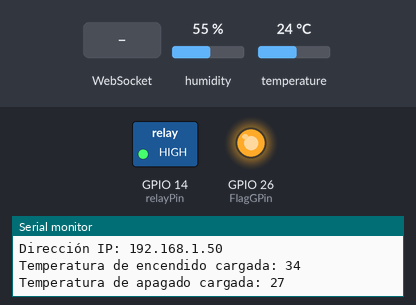
A sketch run on a simulated ESP8266 (NodeMCU). Shown: switched loads named in the sketch (green lamp = pin HIGH), output pins drawn as LEDs (lit = HIGH), the last lines printed to the serial monitor. Inputs (shaded band) come from the test bench; at power-on: humidity 55 %, temperature 24 °C. WiFi joins after 1.5 s; servers stay silent unless stated; uploads are accepted with an empty reply; storage starts empty; EEPROM starts erased.

Above: at 3.2 s.
3.3 s: WebSocket text "ledon" received
At 4.2 s:
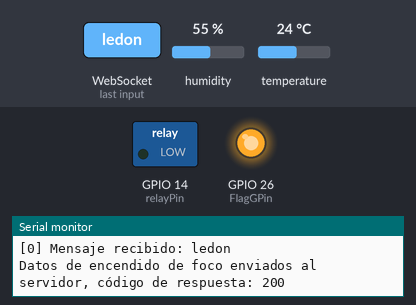
7.3 s: WebSocket text "ledoff" received
At 8.4 s:
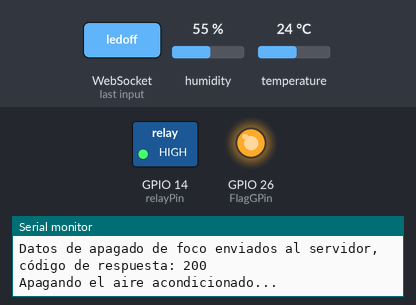
Timing chart, 0 to 10.3 s (numbered marks = the images above; inputs shaded):
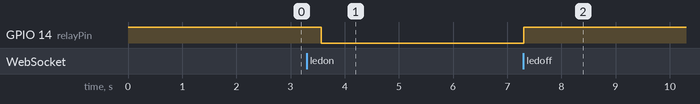

Measured:
- after the input at 3.3 s, GPIO 14 (relayPin): HIGH → LOW after 0.26 s
- after the input at 7.3 s, GPIO 14 (relayPin): LOW → HIGH at once

The sketch:

HomeControl.ino
```cpp
/* ------------------------------------------------ Librerías ------------------------------------------------ */

#include <WiFi.h>                     // Conexión red WiFi
#include <Preferences.h>              // Almacenar varibles en memoria flash
#include <ESPmDNS.h>                  // Agregar una mDNS a la URL del proycto "http//HomeControl.local"
#include <SPIFFS.h>                   // Almacenar archivos memoria flash ESP32
#include <HTTPClient.h>               // Envio de peticiones tipo POST

/* Librerías WebServer */
#include <AsyncTCP.h>                 // Funciones Assincronas para el WebServer
#include <ESPAsyncWebServer.h>        // Creación de un WebServer
#include <WebSocketsServer.h>         // Funciones de WebSockets para envio y recepcion de datos
#include <ArduinoJson.h>              // Uso de datos tipo JSON

/* Librerías IR */
#include <Arduino.h>
#include <IRsend.h>                   // Decodificación y envio de señales IR
#include <IRremoteESP8266.h>          // Uso de tecninologias IR con ESP32 y ESP8266

#include <DHT.h>                      // Sensor DHT11


/* ------------------------------------------------ Constantes y Variables ------------------------------------------------ */

const char* ssid = "JMROSALIN";       // Nombre de la Red Wifi
const char* password = "Camlu1831";   // Contraseña de la Red Wifi

const int MAX_CLIENTS = 5;            // Número máximo de clientes WebSocket
IPAddress connectedIP[MAX_CLIENTS];   // Variable global para guardar IPs conectadas
bool isConnected[MAX_CLIENTS];        // Variable global para saber si un cliente está conectado


/* ------------------------------------------------ API Google APP Scripts para envio de datos a Google Sheets ------------------------------------------------ */
const char* scriptUrl = "https://script.google.com/macros/s/AKfycbz_I72eyparILFbkHZCf44kVZIQTuI88gF1SDMuLi7a3FWfhaks-x5FFra2MkgUTtzHTA/exec";
/* ------------------------------------------------ API Google APP Scripts para envio de datos a Google Sheetss ------------------------------------------------ */


unsigned long anteriorMillis = 0;     // Tiempo de envio de lectura de temperatura
const long intervalo = 2500;          // Intervalo de 2 segundos y medio

bool aireEncendido = false;

int setTempOn = 34;                   // Temperatura Default de Encendido del AC
int setTempOff = 27;                  // Temperatura Default de Apagado del AC

Preferences preferences;


/* ------------------------------------------------ Pins / Inicializaciones ------------------------------------------------ */

#define IR_LED_PIN 4                  // Pin Led Emisor IR
IRsend irSender(IR_LED_PIN);

#define relayPin 14                   // Pin del Relay

#define FlagGPin 26                   // Bandera de servidor encendido

#define DHTPIN 27                     // Pin del sensor Temperatura
#define DHTTYPE DHT11                 // Tipo de sensor
DHT dht(DHTPIN, DHTTYPE);

AsyncWebServer server(80);
WebSocketsServer webSocket(81);


/*--------------------------------------------- Codigos del Aire acondicionado ------------------------------------------*/
uint16_t POWER_ON[299] = {4382, 4404,  526, 1648,  502, 552,  524, 1648,  502, 1646,  504, 550,  524, 550,  526, 1646,  504, 550,  524, 550,  524, 1646,  506, 548,  528, 550,  524, 1644,  504, 1648,  502, 550,  526, 1646,  506, 550,  524, 548,  526, 1646,  504, 1646,  504, 1654,  500, 1644,  506, 1648,  502, 1648,  506, 1644,  504, 1648,  504, 550,  524, 548,  528, 550,  524, 550,  526, 550,  526, 548,  526, 548,  528, 548,  526, 548,  528, 548,  526, 548,  524, 550,  528, 550,  524, 548,  526, 1646,  508, 1644,  506, 1644,  506, 1646,  506, 1644,  504, 1646,  504, 1644,  508, 1644,  506, 5218,  4384, 4406,  526, 1642,  508, 570,  508, 1642,  508, 1644,  506, 568,  504, 572,  508, 1640,  508, 570,  508, 568,  532, 1616,  506, 572,  506, 568,  508, 1644,  502, 1626,  526, 572,  506, 1622,  528, 568,  508, 566,  508, 1622,  534, 1614,  536, 1616,  530, 1620,  532, 1618,  534, 1616,  532, 1620,  528, 1622,  530, 546,  524, 552,  524, 548,  524, 550,  526, 550,  524, 550,  524, 550,  526, 550,  524, 552,  524, 552,  522, 554,  522, 552,  524, 552,  520, 552,  526, 1644,  506, 1644,  506, 1648,  502, 1646,  506, 1646,  504, 1646,  504, 1644,  506, 1646,  504, 5242,  4360, 4430,  500, 1652,  500, 1648,  502, 576,  500, 1652,  498, 574,  498, 1652,  498, 576,  498, 1654,  496, 576,  496, 1656,  494, 1656,  496, 580,  494, 580,  496, 1680,  444, 630,  468, 606,  466, 610,  466, 610,  464, 608,  466, 610,  464, 608,  466, 608,  466, 608,  466, 608,  466, 608,  468, 608,  466, 610,  466, 1684,  464, 610,  466, 608,  470, 606,  466, 610,  464, 608,  468, 608,  468, 608,  464, 608,  466, 608,  466, 608,  466, 612,  464, 610,  464, 612,  464, 1686,  462, 612,  462, 612,  464, 1686,  464, 610,  466, 612,  462, 1712,  440};
#define POWER_OFF 0xB27BE0                                          // Código para apagar el AC
/*--------------------------------------------- Codigos del Aire acondicionado ------------------------------------------*/


void setup() {

  irSender.begin();                   // Comienza la comunicación con el emisor IR
  dht.begin();                        // Comienza la comunicación con el sensor DHT11
  Serial.begin(115200, SERIAL_8N1);

  pinMode(FlagGPin, OUTPUT);
  pinMode(relayPin, OUTPUT);
  digitalWrite(relayPin, HIGH);        // Inicialmente apagar el relé

  /* ------------------------------------------------ Inicializar SPIFFS ------------------------------------------------ */

  if (!SPIFFS.begin(true)) {
    Serial.println("Error al inicializar SPIFFS");
    return;
  }


  /* ------------------------------------------------ Conexión a la red Wi-Fi ------------------------------------------------ */

  Serial.print("Conectando a la red WiFi: ");
  Serial.println(ssid);

  WiFi.begin(ssid, password);
  while (WiFi.status() != WL_CONNECTED) {
    delay(2000);
    Serial.print(".");
  }
  Serial.println("Conexión establecida WiFi");
  Serial.print("Dirección IP: ");
  Serial.println(WiFi.localIP());


  /* ------------------------------------------------ Inicializar mDNS ------------------------------------------------ */

  if (!MDNS.begin("homecontrol")) {             // Nombre de la URL
    Serial.println("Error al iniciar mDNS");
    return;
  }
  MDNS.addService("http", "tcp", 80);


  /* ------------------------------------------------ Inicializar NVS ------------------------------------------------ */

  preferences.begin("my-app", false);

  setTempOn = preferences.getInt("setTempOn", 34);          // 34 es el valor predeterminado si no se encuentra
  setTempOff = preferences.getInt("setTempOff", 27);        // 27 es el valor predeterminado si no se encuentra


  Serial.printf("Temperatura de encendido cargada: %d\n", setTempOn);
  Serial.printf("Temperatura de apagado cargada: %d\n", setTempOff);


  /* ------------------------------------------------ Ruta para la raiz / Pagina Web ------------------------------------------------ */

  server.on("/", HTTP_GET, [](AsyncWebServerRequest * request) {
    request->send(SPIFFS, "/index.html", "text/html");
  });


  /* ------------------------------------------------ Inicnio del servidor ------------------------------------------------ */

  server.begin();

  if (WiFi.status() == WL_CONNECTED) {
    digitalWrite(FlagGPin, HIGH);
  }

  webSocket.begin();                                  // WebSocket event handler
  webSocket.onEvent(webSocketEvent);                  // WebSocket event handler
}


void loop() {

  unsigned long actualMillis = millis();

  if (actualMillis - anteriorMillis >= intervalo) {
    anteriorMillis = actualMillis;

    float humedad = dht.readHumidity();               // leer la temperatura
    float temperatura = dht.readTemperature();        // leer la humedad

    webSocket.broadcastTXT("hum-" + String(humedad));
    webSocket.broadcastTXT("tmp-" + String(temperatura));

    // Verificar si la temperatura es mayor o igual a TEMPERATURA DE ENCENDIDO = encender el aire acondicionado
    if (temperatura >= setTempOn && !aireEncendido) {
      for (int i = 0; i < 2; i++) {
        irSender.sendRaw(POWER_ON, 299, 38);
        delay(350); // Esperar un poco entre cada repetición
      }
      Serial.println("Encendiendo el aire acondicionado...");
      aireEncendido = true;
    }

    // Verificar si la temperatura es menor TEMPERATURA DE APAGADO = apagar el aire acondicionado
    if (temperatura < setTempOff) {
      for (int i = 0; i < 2; i++) {
        irSender.sendCOOLIX(POWER_OFF, 24);
        delay(350); // Esperar un poco entre cada repetición
      }
      Serial.println("Apagando el aire acondicionado...");
      aireEncendido = false;
    }

  }

  webSocket.loop();                                   // Mantener la comunicación del WebSocket activa
}


void webSocketEvent(uint8_t num, WStype_t type, uint8_t * payload, size_t length) {
  IPAddress ip = webSocket.remoteIP(num);                                                                   // Obtención de IP
  String ipStr = String(ip[0]) + "." + String(ip[1]) + "." + String(ip[2]) + "." + String(ip[3]);           // Guardado de IP en variable String

  switch (type) {
    case WStype_CONNECTED: {
        IPAddress ip = webSocket.remoteIP(num);
        String ipStr = String(ip[0]) + "." + String(ip[1]) + "." + String(ip[2]) + "." + String(ip[3]);
        connectedIP[num] = ip;                                                                              // Guardado de IP de usario actual conectado
        isConnected[num] = true;                                                                            // Guardado de estado de IP a conexión

        /* ------------------------------------------------ Envio de datos de CONEXIÓN por medio de formato POST ------------------------------------------------ */
        Serial.printf("[%u] Conectado: %s\n", num, ipStr.c_str());
        String dataConexion = "{\"type\":\"conexion\",\"IP\":\"" + ipStr + "\",\"Estado\":\"Conectado\"}";  // Archivo JSON con información de usuario CONECTADO

        HTTPClient http;
        http.begin(scriptUrl);
        http.addHeader("Content-Type", "application/json");
        int httpResponseCode = http.POST(dataConexion);
        if (httpResponseCode > 0) {
          Serial.printf("Datos de conexión enviados al servidor, código de respuesta: %d\n", httpResponseCode);
        } else {
          Serial.printf("Error al enviar datos de conexión al servidor, código de respuesta: %d\n", httpResponseCode);
        }
        http.end();
        /* ------------------------------------------------ Envio de datos de CONEXIÓN por medio de formato POST ------------------------------------------------ */

        webSocket.broadcastTXT("ph1-" + String(setTempOn));       // Actualización del Valor de ENCENDIDO en el Placeholder
        webSocket.broadcastTXT("ph2-" + String(setTempOff));      // Actualización del Valor de APAGADO en el Placeholder

        break;
      }

    case WStype_DISCONNECTED: {
        IPAddress ip = connectedIP[num];;                                                                           // Revision de IP de usuario que se desconeto
        String ipStr = String(ip[0]) + "." + String(ip[1]) + "." + String(ip[2]) + "." + String(ip[3]);
          isConnected[num] = false;                                                                                   // Guardado de estado de IP a desconexión

        /* ------------------------------------------------ Envio de datos de DESCONEXIÓN por medio de formato POST ------------------------------------------------ */
        Serial.printf("[%u] Desconectado: %s\n", num, ipStr.c_str());
        String dataDesconexion = "{\"type\":\"conexion\",\"IP\":\"" + ipStr + "\",\"Estado\":\"Desconectado\"}";    // Archivo JSON con información de usuario DESCONECTADO

        HTTPClient http;
        http.begin(scriptUrl);
        http.addHeader("Content-Type", "application/json");
        int httpResponseCode = http.POST(dataDesconexion);
        if (httpResponseCode > 0) {
          Serial.printf("Datos de desconexión enviados al servidor, código de respuesta: %d\n", httpResponseCode);
        } else {
          Serial.printf("Error al enviar datos de desconexión al servidor, código de respuesta: %d\n", httpResponseCode);
        }
        http.end();
        /* ------------------------------------------------ Envio de datos de DESCONEXIÓN por medio de formato POST ------------------------------------------------ */
        break;
      }

    case WStype_TEXT: {
        Serial.printf("[%u] Mensaje recibido: %s\n", num, payload);
        String msg = String((char *)payload);

        /* ------------------------------------------------ Envio de datos de ENCENDIDO del Foco por medio de formato POST ------------------------------------------------ */
        if (msg.equalsIgnoreCase("ledon")) {                                                                        // Se recibe mensaje desde el WebServer para ENCENDER el Foco
          digitalWrite(relayPin, LOW);                                                                              // Se ENCIENDE el Foco


          String dataFocoOn = "{\"type\":\"foco\",\"IP\":\"" + ipStr + "\",\"Estado\":\"Encendido\"}";              // Archivo JSON con información de Foco ENCENDIDO

          HTTPClient http;
          http.begin(scriptUrl);
          http.addHeader("Content-Type", "application/json");
          int httpResponseCode = http.POST(dataFocoOn);
          if (httpResponseCode > 0) {
            Serial.printf("Datos de encendido de foco enviados al servidor, código de respuesta: %d\n", httpResponseCode);
          } else {
            Serial.printf("Error al enviar datos de encendido de foco al servidor, código de respuesta: %d\n", httpResponseCode);
          }
          http.end();
          /* ------------------------------------------------ Envio de datos de ENCENDIDO del Foco por medio de formato POST ------------------------------------------------ */

          /* ------------------------------------------------ Envio de datos de APAGADO del Foco por medio de formato POST ------------------------------------------------ */
        } else if (msg.equalsIgnoreCase("ledoff")) {                                                                // Se recibe mensaje desde el WebServer para APAGAR el Foco
          digitalWrite(relayPin, HIGH);                                                                             // Se APAGA el Foco


          String dataFocoOff = "{\"type\":\"foco\",\"IP\":\"" + ipStr + "\",\"Estado\":\"Apagado\"}";               // Archivo JSON con información de Foco APAGADO

          HTTPClient http;
          http.begin(scriptUrl);
          http.addHeader("Content-Type", "application/json");
          int httpResponseCode = http.POST(dataFocoOff);
          if (httpResponseCode > 0) {
            Serial.printf("Datos de apagado de foco enviados al servidor, código de respuesta: %d\n", httpResponseCode);
          } else {
            Serial.printf("Error al enviar datos de apagado de foco al servidor, código de respuesta: %d\n", httpResponseCode);
          }
          http.end();
          /* ------------------------------------------------ Envio de datos de APAGADO del Foco por medio de formato POST ------------------------------------------------ */


          /* ------------------------------------------------ Envio de datos de CONFIGURACIÓN del AC por medio de formato POST ------------------------------------------------ */
        } else {
          StaticJsonDocument<200> doc;
          DeserializationError error = deserializeJson(doc, msg);
          if (!error) {
            if (doc["type"] == "set_temperatures") {                                // Se recibe un archivo JSON  desde el WebServer para cambiar ENCENDIDO/APAGADO del AC
              setTempOn = doc["valueOn"];                                           // Valor de ENCENDIDO
              webSocket.broadcastTXT("ph1-" + String(setTempOn));                   // Actualización del Valor de ENCENDIDO en el Placeholder
              setTempOff = doc["valueOff"];                                         // Valor de APAGADO
              webSocket.broadcastTXT("ph2-" + String(setTempOff));                  // Actualización del Valor de APAGADO en el Placeholder

              Serial.printf("Nueva temperatura de encendido: %d\n", setTempOn);
              Serial.printf("Nueva temperatura de apagado: %d\n", setTempOff);

              Serial.println(" ");
              irSender.sendCOOLIX(POWER_OFF, 24);
              Serial.println("Apagando el aire acondicionado...");
              Serial.println(" ");

              aireEncendido = false;

              preferences.putInt("setTempOn", setTempOn);                           // Guardar las nuevas temperaturas de ENCENDIDO en NVS
              preferences.putInt("setTempOff", setTempOff);                         // Guardar las nuevas temperaturas de APAGADO en NVS

              /* ------------------------------------------------ Archivo JSON con información de CONFIGURACIÓN del AC ------------------------------------------------ */
              String dataAire = "{\"type\":\"aire\",\"IP\":\"" + ipStr + "\",\"Encendido\":" + String(setTempOn) + ",\"Apagado\":" + String(setTempOff) + "}";
              /* ------------------------------------------------ Archivo JSON con información de CONFIGURACIÓN del AC ------------------------------------------------ */

              HTTPClient http;
              http.begin(scriptUrl);
              http.addHeader("Content-Type", "application/json");
              int httpResponseCode = http.POST(dataAire);
              if (httpResponseCode > 0) {
                Serial.printf("Datos deconfiguración del aire acondicionado enviados al servidor, código de respuesta: %d\n", httpResponseCode);
              } else {
                Serial.printf("Error al enviar datos de configuración del aire acondicionado al servidor, código de respuesta: %d\n", httpResponseCode);
              }
              http.end();
            }
          } else {
            Serial.println("Error al parsear mensaje JSON");
          }
        }
        /* ------------------------------------------------ Envio de datos de CONFIGURACIÓN del AC por medio de formato POST ------------------------------------------------ */

        break;
      }
  }
}
```
